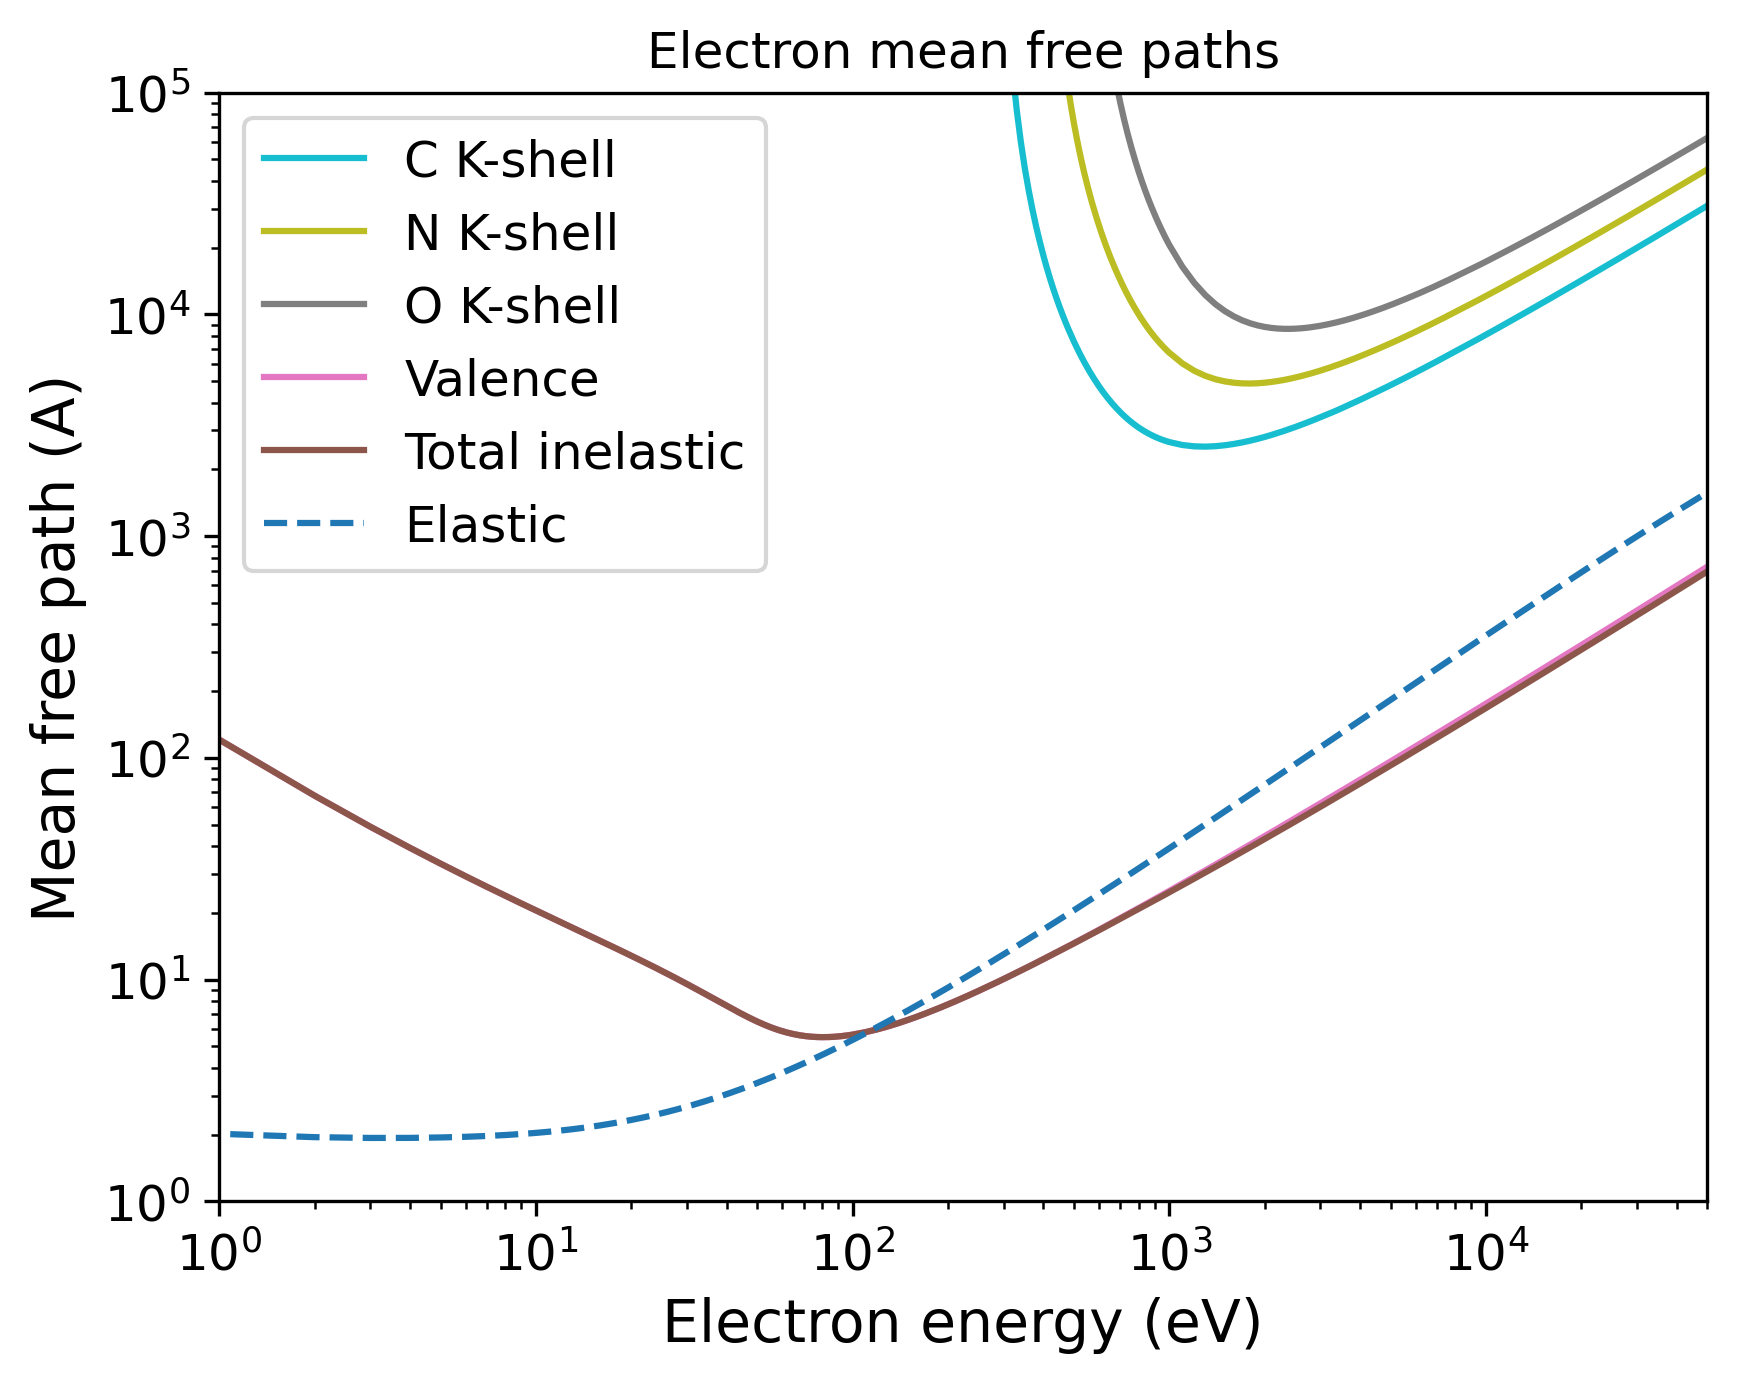

Write Python code to recreate this figure.
import pandas as pd
import numpy as np
import matplotlib.pyplot as plt
import matplotlib.cm as cm
# Set the format:
plt.xlabel("Electron energy (eV)", fontsize=14)
plt.ylabel("Mean free path (A)", fontsize=14)
plt.xticks(fontsize=12)
plt.yticks(fontsize=12)
plt.grid(False)
# Set the axes:
# Read the output file:
df = pd.read_csv(r"OUTPUT_Caffeine_Electron_IMFP.dat", sep=r'\s+', header=None, comment="#", skipinitialspace=True)
plt.xscale("log")
plt.yscale("log")
# Prepare the plot:
columns_to_plot = [ 1, 2, 3, 4, 5]
labels = [ "C K-shell", "N K-shell", "O K-shell", "Valence", "Total inelastic"]
# Create N distinct colors from a colormap
N = len(columns_to_plot)
colors = plt.cm.tab10(np.linspace(1, 0, 10))
# Set line styles:
linestyles = [ "-", "-", "-", "-", "-"]
for i, col in enumerate(columns_to_plot):
    color = colors[i % len(colors)]
    ls    = linestyles[i % len(linestyles)]
    label = labels[i % len(labels)]
    plt.plot(df.iloc[:, 0], df.iloc[:, col],
    color=color,
    label=label,
    linestyle=ls)
# Add a curve from the second file
df2 = pd.read_csv(r"OUTPUT_Caffeine_Electron_EMFP.dat", sep=r'\s+', header=None, comment="#", skipinitialspace=True)
columns_to_plot2 = [ 5]
labels2 = [ "Elastic"]
# Create second part of the plot:
for col, label in zip(columns_to_plot2, labels2):
    plt.plot(df2.iloc[:, 0], df2.iloc[:, col], label=label, linestyle="--")
plt.xlim(1.00000000,50000.00000000)
plt.ylim(1.00000000,100000.00000000)
plt.title("Electron mean free paths")
plt.legend(loc="best", fontsize=12)
# Save the plot in this format:
plt.savefig("OUTPUT_MFP_electron.png", dpi=300, bbox_inches="tight")
